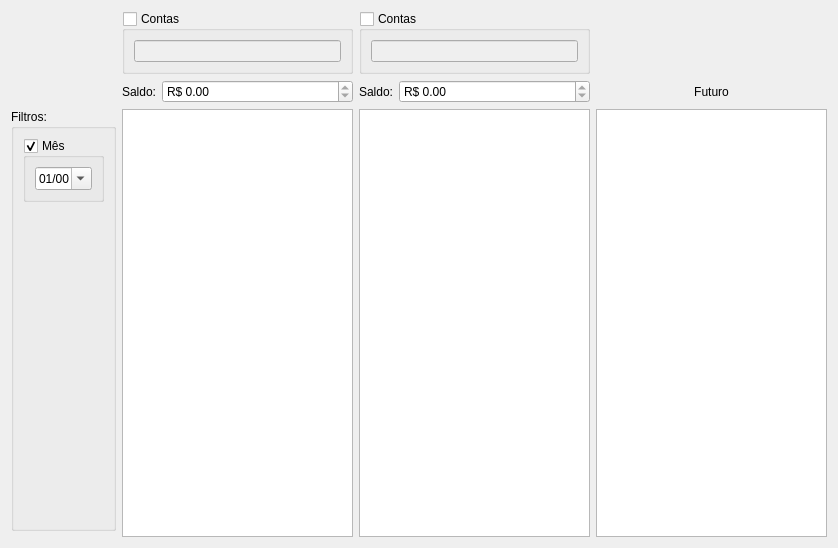
<?xml version="1.0" encoding="UTF-8"?>
<ui version="4.0">
 <class>WidgetFinanceiroFluxoCaixa</class>
 <widget class="QWidget" name="WidgetFinanceiroFluxoCaixa">
  <property name="enabled">
   <bool>true</bool>
  </property>
  <property name="geometry">
   <rect>
    <x>0</x>
    <y>0</y>
    <width>838</width>
    <height>548</height>
   </rect>
  </property>
  <property name="windowTitle">
   <string>Form</string>
  </property>
  <layout class="QGridLayout" name="gridLayout">
   <item row="0" column="1">
    <widget class="QGroupBox" name="groupBoxCaixa1">
     <property name="title">
      <string>Contas</string>
     </property>
     <property name="checkable">
      <bool>true</bool>
     </property>
     <property name="checked">
      <bool>false</bool>
     </property>
     <layout class="QGridLayout" name="gridLayout_6">
      <item row="0" column="0">
       <widget class="ItemBox" name="itemBoxCaixa1"/>
      </item>
     </layout>
    </widget>
   </item>
   <item row="2" column="0">
    <widget class="QGroupBox" name="groupBox">
     <property name="title">
      <string>Filtros:</string>
     </property>
     <layout class="QGridLayout" name="gridLayout_2">
      <item row="2" column="0">
       <spacer name="verticalSpacer">
        <property name="orientation">
         <enum>Qt::Vertical</enum>
        </property>
        <property name="sizeHint" stdset="0">
         <size>
          <width>20</width>
          <height>40</height>
         </size>
        </property>
       </spacer>
      </item>
      <item row="0" column="0">
       <widget class="QGroupBox" name="groupBoxMes">
        <property name="enabled">
         <bool>true</bool>
        </property>
        <property name="title">
         <string>Mês</string>
        </property>
        <property name="checkable">
         <bool>true</bool>
        </property>
        <property name="checked">
         <bool>true</bool>
        </property>
        <layout class="QGridLayout" name="gridLayout_5">
         <item row="0" column="0">
          <widget class="QDateEdit" name="dateEdit">
           <property name="currentSection">
            <enum>QDateTimeEdit::MonthSection</enum>
           </property>
           <property name="displayFormat">
            <string>MM/yy</string>
           </property>
           <property name="calendarPopup">
            <bool>true</bool>
           </property>
          </widget>
         </item>
        </layout>
       </widget>
      </item>
     </layout>
    </widget>
   </item>
   <item row="0" column="2">
    <widget class="QGroupBox" name="groupBoxCaixa2">
     <property name="title">
      <string>Contas</string>
     </property>
     <property name="checkable">
      <bool>true</bool>
     </property>
     <property name="checked">
      <bool>false</bool>
     </property>
     <layout class="QGridLayout" name="gridLayout_7">
      <item row="0" column="0">
       <widget class="ItemBox" name="itemBoxCaixa2"/>
      </item>
     </layout>
    </widget>
   </item>
   <item row="2" column="3" rowspan="2">
    <widget class="TableView" name="tableFuturo">
     <property name="mouseTracking">
      <bool>true</bool>
     </property>
     <property name="editTriggers">
      <set>QAbstractItemView::NoEditTriggers</set>
     </property>
     <property name="selectionBehavior">
      <enum>QAbstractItemView::SelectRows</enum>
     </property>
    </widget>
   </item>
   <item row="2" column="1" rowspan="2">
    <widget class="TableView" name="tableCaixa">
     <property name="mouseTracking">
      <bool>true</bool>
     </property>
     <property name="editTriggers">
      <set>QAbstractItemView::NoEditTriggers</set>
     </property>
     <property name="selectionBehavior">
      <enum>QAbstractItemView::SelectRows</enum>
     </property>
    </widget>
   </item>
   <item row="2" column="2" rowspan="2">
    <widget class="TableView" name="tableCaixa2">
     <property name="mouseTracking">
      <bool>true</bool>
     </property>
     <property name="editTriggers">
      <set>QAbstractItemView::NoEditTriggers</set>
     </property>
     <property name="selectionBehavior">
      <enum>QAbstractItemView::SelectRows</enum>
     </property>
    </widget>
   </item>
   <item row="1" column="3">
    <widget class="QLabel" name="label_5">
     <property name="text">
      <string>Futuro</string>
     </property>
     <property name="alignment">
      <set>Qt::AlignCenter</set>
     </property>
    </widget>
   </item>
   <item row="1" column="2">
    <layout class="QGridLayout" name="gridLayout_4">
     <item row="0" column="0">
      <widget class="QLabel" name="label_2">
       <property name="text">
        <string>Saldo:</string>
       </property>
      </widget>
     </item>
     <item row="0" column="1">
      <widget class="QDoubleSpinBox" name="doubleSpinBoxSaldo2">
       <property name="sizePolicy">
        <sizepolicy hsizetype="MinimumExpanding" vsizetype="Fixed">
         <horstretch>0</horstretch>
         <verstretch>0</verstretch>
        </sizepolicy>
       </property>
       <property name="readOnly">
        <bool>true</bool>
       </property>
       <property name="showGroupSeparator" stdset="0">
        <bool>true</bool>
       </property>
       <property name="prefix">
        <string>R$ </string>
       </property>
       <property name="minimum">
        <double>-9999999.990000000223517</double>
       </property>
       <property name="maximum">
        <double>9999999.990000000223517</double>
       </property>
      </widget>
     </item>
    </layout>
   </item>
   <item row="1" column="1">
    <layout class="QGridLayout" name="gridLayout_3">
     <item row="0" column="0">
      <widget class="QLabel" name="label">
       <property name="text">
        <string>Saldo:</string>
       </property>
      </widget>
     </item>
     <item row="0" column="1">
      <widget class="QDoubleSpinBox" name="doubleSpinBoxSaldo1">
       <property name="sizePolicy">
        <sizepolicy hsizetype="MinimumExpanding" vsizetype="Fixed">
         <horstretch>0</horstretch>
         <verstretch>0</verstretch>
        </sizepolicy>
       </property>
       <property name="readOnly">
        <bool>true</bool>
       </property>
       <property name="showGroupSeparator" stdset="0">
        <bool>true</bool>
       </property>
       <property name="prefix">
        <string>R$ </string>
       </property>
       <property name="minimum">
        <double>-9999999.990000000223517</double>
       </property>
       <property name="maximum">
        <double>9999999.990000000223517</double>
       </property>
      </widget>
     </item>
    </layout>
   </item>
  </layout>
 </widget>
 <customwidgets>
  <customwidget>
   <class>TableView</class>
   <extends>QTableView</extends>
   <header>src/tableview.h</header>
  </customwidget>
  <customwidget>
   <class>ItemBox</class>
   <extends>QLineEdit</extends>
   <header>src/itembox.h</header>
  </customwidget>
 </customwidgets>
 <resources/>
 <connections/>
</ui>
